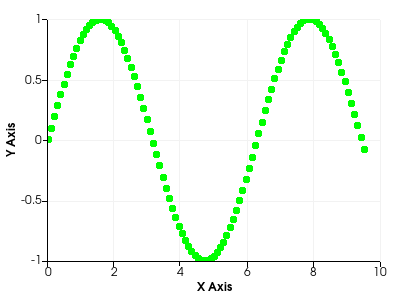

Write the Python code that produced this figure.
#!/usr/bin/env python
# Demonstrate zooming on individual axes with mouse wheel while disabling x-axis zoom.

import math

import vtkmodules.vtkInteractionStyle  # noqa: F401
import vtkmodules.vtkRenderingContextOpenGL2  # noqa: F401
import vtkmodules.vtkRenderingOpenGL2  # noqa: F401

from vtkmodules.vtkChartsCore import vtkAxis, vtkChartXY
from vtkmodules.vtkCommonCore import vtkFloatArray
from vtkmodules.vtkCommonDataModel import vtkTable
from vtkmodules.vtkFiltersGeneral import vtkAnnotationLink
from vtkmodules.vtkRenderingContext2D import vtkContextActor, vtkContextMouseEvent
from vtkmodules.vtkRenderingCore import (
    vtkRenderWindow,
    vtkRenderWindowInteractor,
    vtkRenderer,
)

# Create a table with some points in it.
table = vtkTable()
arr_x = vtkFloatArray()
arr_x.SetName("X Axis")
table.AddColumn(arr_x)
arr_s = vtkFloatArray()
arr_s.SetName("Sine")
table.AddColumn(arr_s)

num_points = 100
inc = 9.5 / (num_points - 1)
table.SetNumberOfRows(num_points)
for i in range(num_points):
    table.SetValue(i, 0, i * inc)
    table.SetValue(i, 1, math.sin(i * inc))

# Set up a chart with zoom-axis action.
chart = vtkChartXY()
link = vtkAnnotationLink()
chart.SetAnnotationLink(link)
chart.SetActionToButton(vtkChartXY.ZOOM_AXIS, vtkContextMouseEvent.LEFT_BUTTON)
chart.SetSelectionMethod(vtkChartXY.SELECTION_PLOTS)

plot = chart.AddPlot(vtkChartXY.POINTS)
plot.SetInputData(table, 0, 1)
plot.SetColor(0, 255, 0, 255)
plot.SetWidth(1.0)

# Context actor and scene wiring.
context_actor = vtkContextActor()
context_actor.GetScene().AddItem(chart)

# Renderer
renderer = vtkRenderer()
renderer.SetBackground(1.0, 1.0, 1.0)
context_actor.GetScene().SetRenderer(renderer)
renderer.AddActor(context_actor)

# Window
render_window = vtkRenderWindow()
render_window.SetSize(400, 300)
render_window.SetMultiSamples(0)
render_window.AddRenderer(renderer)
render_window.SetWindowName("zoom individual axis")

# Interactor
interactor = vtkRenderWindowInteractor()
interactor.SetRenderWindow(render_window)

# Enable mouse wheel zooming but disable x-axis zoom.
chart.SetZoomWithMouseWheel(True)
chart.SetAxisZoom(vtkAxis.BOTTOM, False)

interactor.Initialize()
interactor.Start()
